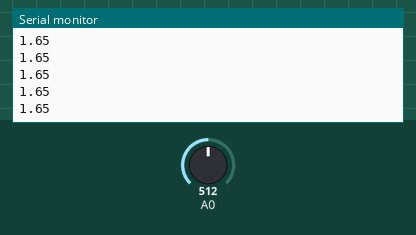
This sketch was run on a simulated Arduino Uno, built with avr-gcc and run on an emulated ATmega328P. Shown: the last lines printed to the serial monitor. Inputs (shaded band) come from the test bench; at power-on: A0 = 512.

Above: at 1.2 s.
1.3 s: A0 set to 716
At 1.31 s:
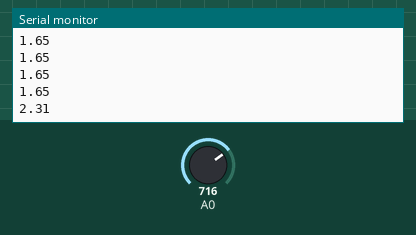
2.8 s: A0 set to 900
At 2.82 s:
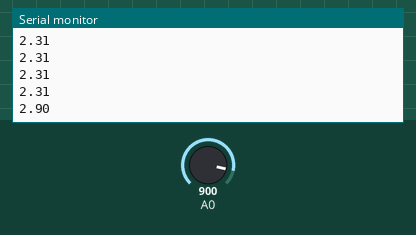
Timing chart, 0 to 5.8 s (numbered marks = the images above; inputs shaded):
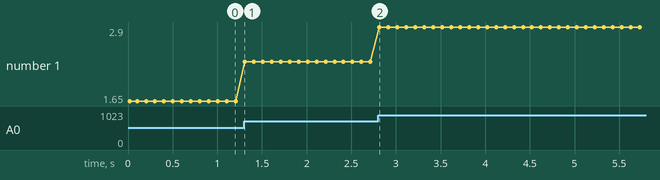

Measured:
- after the input at 1.3 s, the serial monitor: prints a new line at once (image 1)
- after the input at 2.8 s, the serial monitor: prints a new line at once (image 2)
- plotted number 1: 1.65 → 2.31 after the input at 1.3 s, 2.31 → 2.9 after the input at 2.8 s

The sketch:

lightGuyThing.ino
```cpp
void setup() {
  // put your setup code here, to run once:
  Serial.begin(9600);
  Serial.println("HELLOW!!!!!!!!!");
  analogReference(EXTERNAL);
}

void loop() {
  // put your main code here, to run repeatedly:
  int x = analogRead(A0);
  float v = 1023.0/3.3;
  float myV = x/v;
  Serial.println(myV);
  delay(100);
}
```
